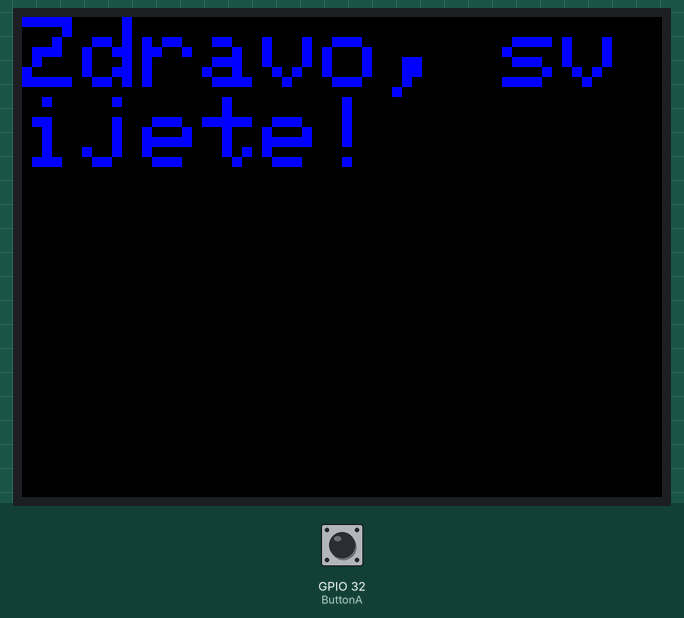
Recording of a sketch running on a simulated ESP32. Shown: 320×240 colour display. Inputs (shaded band) come from the test bench; at power-on: GPIO 32 (ButtonA) HIGH. What the sketch prints to the serial monitor is not drawn.

Above: at 0.3 s.
At 1.8 s:
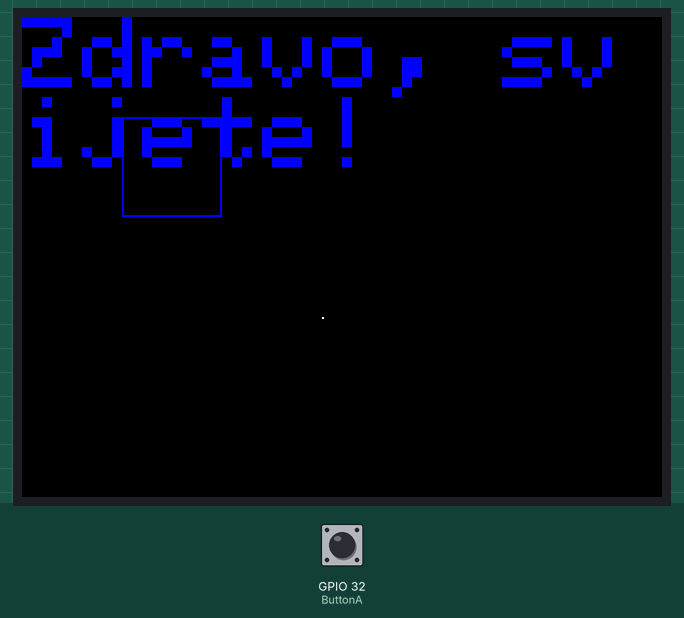
1.9 s: GPIO 32 (ButtonA) pulled LOW for 1.3 s
At 3.4 s:
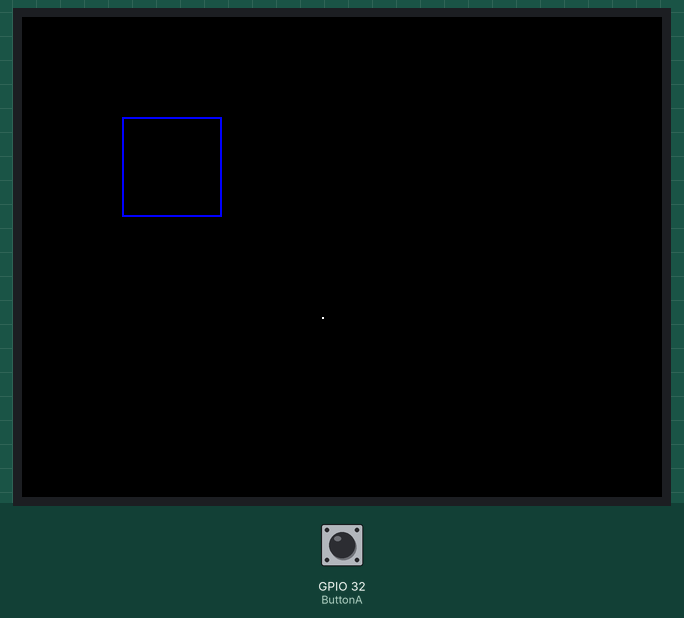
Timing chart, 0 to 4.9 s (numbered marks = the images above; inputs shaded):
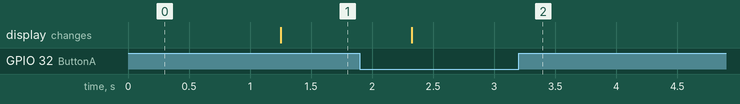

Measured:
- after the input at 1.9 s, the display: changes after 0.43 s (image 2)

The sketch:

osnove.ino
```cpp
#include "Adafruit_ILI9341.h"
#include "Adafruit_GFX.h"

// konstante, pinovi na Vidi-Xu su uvijek ovakvi
#define TFT_CS 5
#define TFT_DC 21

// napravi varijablu za ekran

Adafruit_ILI9341 TFT = Adafruit_ILI9341(TFT_CS, TFT_DC);

// konstantni pinovi za gumbe
const int ButtonA = 32;

void setup() {
  // setup se ponovi jedanput

  // svaki od gumba definirati pin mode kao INPUT_PULLUP
  pinMode(ButtonA, INPUT_PULLUP);

  Serial.begin(9600); // pokreni serijsku komunikaciju s računalom
  // otvori serial monitor da pregledaš poruke sa ctrl+shift+m

  Serial.println("Pokrenut Vidi-X");

  // inicijalizacija ekrana
  TFT.begin();
  TFT.setRotation(3); // o ovome ovisi gdje je 0, 0 u koordinatnom sustavu na ekranu
  TFT.fillScreen(ILI9341_BLACK);

  // postavke teksta na ekranu
  TFT.setTextColor(ILI9341_BLUE, ILI9341_BLACK); // parametri:  foreground, background
  TFT.setTextSize(5);
  TFT.print("Zdravo, svijete!"); // ispis na ekran
}

void loop() {
  delay(1000);

  if(digitalRead(ButtonA) == LOW){
    TFT.fillScreen(ILI9341_BLACK);
  }

  // loop se ponavlja stalno
  TFT.drawRect(50, 50, 50, 50, ILI9341_BLUE);
  // parametri za drawRect: x, y, širina, dužina, boja
  // boje možete koristiti formata ILI9341_BLACK, ILI9341_RED, itd.

  TFT.drawPixel(150, 150, ILI9341_WHITE);
}
```
